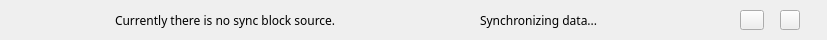
<?xml version="1.0" encoding="UTF-8"?>
<ui version="4.0">
 <class>BottomBar</class>
 <widget class="QWidget" name="BottomBar">
  <property name="geometry">
   <rect>
    <x>0</x>
    <y>0</y>
    <width>827</width>
    <height>40</height>
   </rect>
  </property>
  <property name="font">
   <font>
    <family>微软雅黑</family>
   </font>
  </property>
  <property name="windowTitle">
   <string>Form</string>
  </property>
  <widget class="QToolButton" name="signalBtn">
   <property name="geometry">
    <rect>
     <x>740</x>
     <y>10</y>
     <width>24</width>
     <height>20</height>
    </rect>
   </property>
   <property name="cursor">
    <cursorShape>PointingHandCursor</cursorShape>
   </property>
   <property name="focusPolicy">
    <enum>Qt::NoFocus</enum>
   </property>
   <property name="text">
    <string/>
   </property>
  </widget>
  <widget class="QLabel" name="syncLabel">
   <property name="geometry">
    <rect>
     <x>248</x>
     <y>13</y>
     <width>131</width>
     <height>16</height>
    </rect>
   </property>
   <property name="styleSheet">
    <string notr="true">color: rgb(255, 255, 255);</string>
   </property>
   <property name="text">
    <string/>
   </property>
  </widget>
  <widget class="QLabel" name="warningLabel">
   <property name="geometry">
    <rect>
     <x>87</x>
     <y>10</y>
     <width>18</width>
     <height>18</height>
    </rect>
   </property>
   <property name="text">
    <string/>
   </property>
  </widget>
  <widget class="QLabel" name="warningLabel2">
   <property name="geometry">
    <rect>
     <x>115</x>
     <y>10</y>
     <width>260</width>
     <height>20</height>
    </rect>
   </property>
   <property name="styleSheet">
    <string notr="true"/>
   </property>
   <property name="text">
    <string>Currently there is no sync block source.</string>
   </property>
  </widget>
  <widget class="QToolButton" name="lockBtn">
   <property name="geometry">
    <rect>
     <x>780</x>
     <y>10</y>
     <width>20</width>
     <height>20</height>
    </rect>
   </property>
   <property name="cursor">
    <cursorShape>PointingHandCursor</cursorShape>
   </property>
   <property name="focusPolicy">
    <enum>Qt::NoFocus</enum>
   </property>
   <property name="text">
    <string/>
   </property>
  </widget>
  <widget class="QLabel" name="promptlabel">
   <property name="geometry">
    <rect>
     <x>480</x>
     <y>10</y>
     <width>241</width>
     <height>20</height>
    </rect>
   </property>
   <property name="text">
    <string>Synchronizing data...</string>
   </property>
  </widget>
 </widget>
 <resources/>
 <connections/>
</ui>
